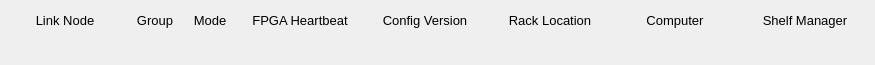
<?xml version="1.0" encoding="UTF-8"?>
<ui version="4.0">
 <class>Form</class>
 <widget class="QWidget" name="Form">
  <property name="geometry">
   <rect>
    <x>0</x>
    <y>0</y>
    <width>875</width>
    <height>65</height>
   </rect>
  </property>
  <property name="windowTitle">
   <string>Form</string>
  </property>
  <widget class="QFrame" name="frame">
   <property name="geometry">
    <rect>
     <x>0</x>
     <y>0</y>
     <width>875</width>
     <height>65</height>
    </rect>
   </property>
   <property name="frameShape">
    <enum>QFrame::NoFrame</enum>
   </property>
   <property name="frameShadow">
    <enum>QFrame::Plain</enum>
   </property>
   <widget class="QLabel" name="label">
    <property name="geometry">
     <rect>
      <x>5</x>
      <y>10</y>
      <width>120</width>
      <height>20</height>
     </rect>
    </property>
    <property name="font">
     <font>
      <pointsize>10</pointsize>
     </font>
    </property>
    <property name="text">
     <string>Link Node</string>
    </property>
    <property name="alignment">
     <set>Qt::AlignCenter</set>
    </property>
   </widget>
   <widget class="QLabel" name="label_2">
    <property name="geometry">
     <rect>
      <x>130</x>
      <y>10</y>
      <width>50</width>
      <height>20</height>
     </rect>
    </property>
    <property name="font">
     <font>
      <pointsize>10</pointsize>
     </font>
    </property>
    <property name="text">
     <string>Group</string>
    </property>
    <property name="alignment">
     <set>Qt::AlignCenter</set>
    </property>
   </widget>
   <widget class="QLabel" name="label_3">
    <property name="geometry">
     <rect>
      <x>185</x>
      <y>10</y>
      <width>50</width>
      <height>20</height>
     </rect>
    </property>
    <property name="font">
     <font>
      <pointsize>10</pointsize>
     </font>
    </property>
    <property name="text">
     <string>Mode</string>
    </property>
    <property name="alignment">
     <set>Qt::AlignCenter</set>
    </property>
   </widget>
   <widget class="QLabel" name="label_4">
    <property name="geometry">
     <rect>
      <x>240</x>
      <y>10</y>
      <width>120</width>
      <height>20</height>
     </rect>
    </property>
    <property name="font">
     <font>
      <pointsize>10</pointsize>
     </font>
    </property>
    <property name="text">
     <string>FPGA Heartbeat</string>
    </property>
    <property name="alignment">
     <set>Qt::AlignCenter</set>
    </property>
   </widget>
   <widget class="QLabel" name="label_5">
    <property name="geometry">
     <rect>
      <x>365</x>
      <y>10</y>
      <width>120</width>
      <height>20</height>
     </rect>
    </property>
    <property name="font">
     <font>
      <pointsize>10</pointsize>
     </font>
    </property>
    <property name="text">
     <string>Config Version</string>
    </property>
    <property name="alignment">
     <set>Qt::AlignCenter</set>
    </property>
   </widget>
   <widget class="QLabel" name="label_6">
    <property name="geometry">
     <rect>
      <x>490</x>
      <y>10</y>
      <width>120</width>
      <height>20</height>
     </rect>
    </property>
    <property name="font">
     <font>
      <pointsize>10</pointsize>
     </font>
    </property>
    <property name="text">
     <string>Rack Location</string>
    </property>
    <property name="alignment">
     <set>Qt::AlignCenter</set>
    </property>
   </widget>
   <widget class="QLabel" name="label_7">
    <property name="geometry">
     <rect>
      <x>615</x>
      <y>10</y>
      <width>120</width>
      <height>20</height>
     </rect>
    </property>
    <property name="font">
     <font>
      <pointsize>10</pointsize>
     </font>
    </property>
    <property name="text">
     <string>Computer</string>
    </property>
    <property name="alignment">
     <set>Qt::AlignCenter</set>
    </property>
   </widget>
   <widget class="QLabel" name="label_8">
    <property name="geometry">
     <rect>
      <x>740</x>
      <y>10</y>
      <width>130</width>
      <height>20</height>
     </rect>
    </property>
    <property name="font">
     <font>
      <pointsize>10</pointsize>
     </font>
    </property>
    <property name="text">
     <string>Shelf Manager</string>
    </property>
    <property name="alignment">
     <set>Qt::AlignCenter</set>
    </property>
   </widget>

   <widget class="PyDMEmbeddedDisplay" name="PyDMEmbeddedDisplay">
    <property name="geometry">
     <rect>
      <x>0</x>
      <y>30</y>
      <width>875</width>
      <height>35</height>
     </rect>
    </property>
    <property name="toolTip">
     <string/>
    </property>
    <property name="frameShape">
     <enum>QFrame::NoFrame</enum>
    </property>
    <property name="macros" stdset="0">
     <string>{"P":"MPLN:FEEH:MP01:1","ID":"145","SLOT_FILE":"LinkNode145_slot.ui","LN":"145","LOCA":"FEEH","IOC_UNIT":"MP01","INST":"1"}</string>
    </property>
    <property name="filename" stdset="0">
     <string>$PYDM/mps/mps_area_ln.ui</string>
    </property>
   </widget>
  </widget>
 </widget>
 <customwidgets>
  <customwidget>
   <class>PyDMEmbeddedDisplay</class>
   <extends>QFrame</extends>
   <header>pydm.widgets.embedded_display</header>
  </customwidget>
 </customwidgets>
 <resources/>
 <connections/>
</ui>
